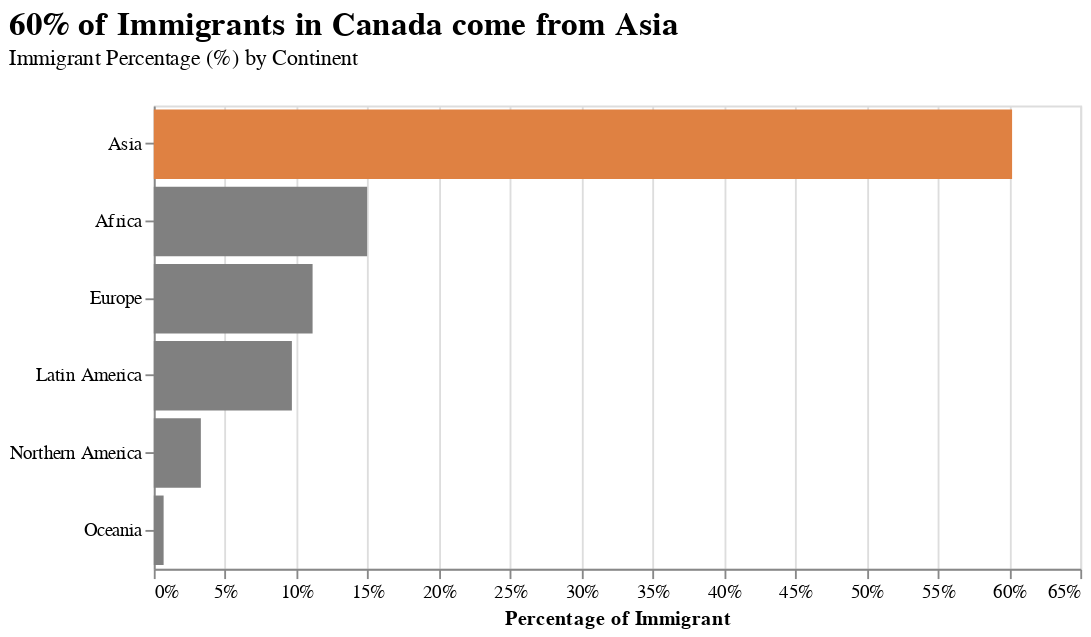

The notebook cell this image was saved under:
### Code cell
# Set color scale
color_scale = alt.Scale(
        domain=source.AreaName.tolist(), 
        range=['#DF8142' if i == 'Asia' else 'grey' for i in source.AreaName])

# Menampilkan bar chart
alt.Chart(source).mark_bar().encode(
    x=alt.X('pct', title='Percentage of Immigrant').axis(format='%'),
    y=alt.Y('AreaName', title=None, sort='-x'),
    tooltip=alt.Tooltip('pct', format='.2%'),
    color=alt.Color('AreaName', scale=color_scale, legend=None),
).properties(
    title=alt.Title(
        "60% of Immigrants in Canada come from Asia",
        subtitle='Immigrant Percentage (%) by Continent',
        anchor='start',
        font='Calibri',
        fontSize=18,
        offset=20,
    ),
    width=500, height=250,
)

### Figure 1 — Vega-Lite specification as saved in the notebook (floating-point values rounded to 4 significant figures)
{"config": {"view": {"continuousWidth": 300, "continuousHeight": 300}}, "data": {"name": "data-8ff4af18f72adf1913c62ef4795e873d"}, "mark": {"type": "bar"}, "encoding": {"color": {"field": "AreaName", "legend": null, "scale": {"domain": ["Africa", "Asia", "Europe", "Latin America", "Northern America", "Oceania"], "range": ["grey", "#DF8142", "grey", "grey", "grey", "grey"]}, "type": "nominal"}, "tooltip": {"field": "pct", "format": ".2%", "type": "quantitative"}, "x": {"axis": {"format": "%"}, "field": "pct", "title": "Percentage of Immigrant", "type": "quantitative"}, "y": {"field": "AreaName", "sort": "-x", "title": null, "type": "nominal"}}, "height": 250, "title": {"text": "60% of Immigrants in Canada come from Asia", "anchor": "start", "font": "Calibri", "fontSize": 18, "offset": 20, "subtitle": "Immigrant Percentage (%) by Continent"}, "width": 500, "$schema": "https://vega.github.io/schema/vega-lite/v5.8.0.json", "datasets": {"data-8ff4af18f72adf1913c62ef4795e873d": [{"AreaName": "Africa", "value": 38543, "pct": 0.1497}, {"AreaName": "Asia", "value": 155075, "pct": 0.6021}, {"AreaName": "Europe", "value": 28691, "pct": 0.1114}, {"AreaName": "Latin America", "value": 24950, "pct": 0.09688}, {"AreaName": "Northern America", "value": 8503, "pct": 0.03302}, {"AreaName": "Oceania", "value": 1775, "pct": 0.006892}]}}
